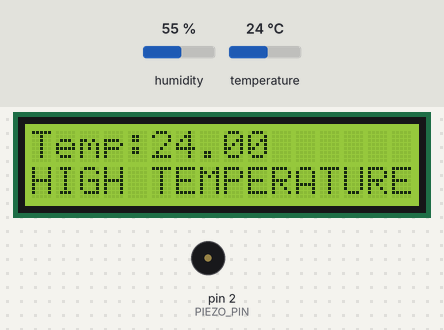
Simulated run of this sketch. Board: Arduino Uno, built with avr-gcc and run on an emulated ATmega328P. Parts: 16×2 character LCD, buzzer (waves = sounding, pin HIGH). The test bench sets the inputs (shaded band); at power-on: humidity 55 %, temperature 24 °C.

Above: at 1.2 s.
1.3 s: humidity set to 22 %
At 2.6 s:
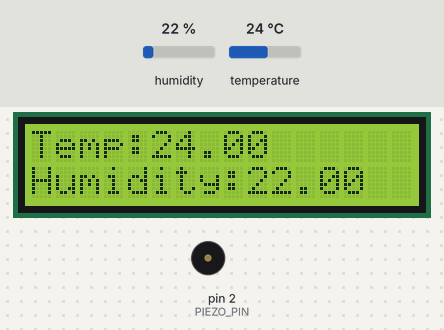
7.6 s: temperature set to 12 °C
At 9.6 s:
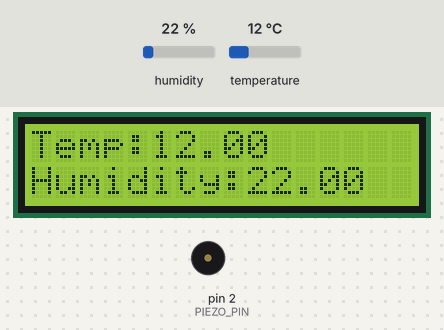
10.5 s: humidity set to 40 %
At 11.7 s:
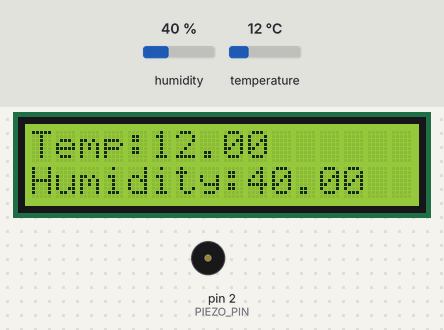
13.4 s: temperature set to 19 °C
At 17.38 s:
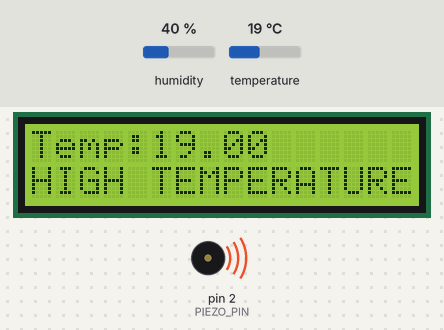
Timing chart, 0 to 17.7 s (numbered marks = the images above; inputs shaded):
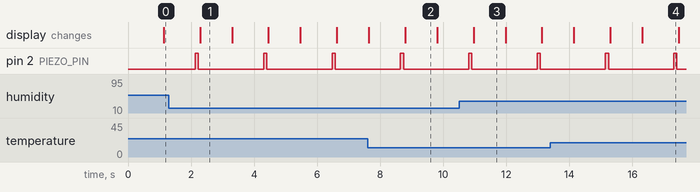

Measured:
- after the input at 1.3 s, the display: changes after 0.99 s (image 1)
- after the input at 7.6 s, the display: first differs from a run without the input after 1.2 s (image 2)
- after the input at 10.5 s, the display: changes after 0.46 s (image 3)
- after the input at 13.4 s, the display: first differs from a run without the input after 1.9 s (image 4 shows a later state)
- by itself, pin 2 (PIEZO_PIN): alternates HIGH for 0.10 s and LOW for 2.1 s
- what the display in image 1 shows lasts 1.0 s, from 2.3 s to 3.3 s
- what the display in image 4 shows lasts 1.2 s, from 16.3 s to 17.5 s

The sketch:

alarm.ino
```cpp
#include <dht.h>

dht DHT;

#define DHT11_PIN 7
#define PIEZO_PIN 2

#include <LiquidCrystal_I2C.h>

LiquidCrystal_I2C lcd(0x27, 16, 2); // set the LCD address to 0x3F for a 16 chars and 2 line display

void setup() {
  Serial.begin(9600);

  lcd.init();
  lcd.clear();
  lcd.backlight();      // Make sure backlight is on

  pinMode(PIEZO_PIN, OUTPUT);
}

void loop() {
  digitalWrite(PIEZO_PIN, LOW);
  int chk = DHT.read11(DHT11_PIN);
  lcd.clear();
  lcd.setCursor(0, 0);
  lcd.print("Temp:");//Set cursor to character 2 on line 0
  lcd.setCursor(5, 0);  //Move cursor to character 2 on line 1
  lcd.print(DHT.temperature);
  lcd.setCursor(0, 1);
  lcd.print("Humidity:");
  lcd.setCursor(9, 1);  //Move cursor to character 2 on line 1
  lcd.print(DHT.humidity);
  delay(1000);

  if(DHT.temperature +  1){
      lcd.setCursor(0, 1);
      lcd.print("HIGH TEMPERATURE");
      delay(1000);
      digitalWrite(PIEZO_PIN,HIGH);
      delay(100);
      }
   else if(DHT.humidity + 1){
      lcd.setCursor(0, 1);
      lcd.print("HIGH HUMIDITY");
      delay(1000);
      digitalWrite(PIEZO_PIN,HIGH);
      delay(100);
   }
}
```
